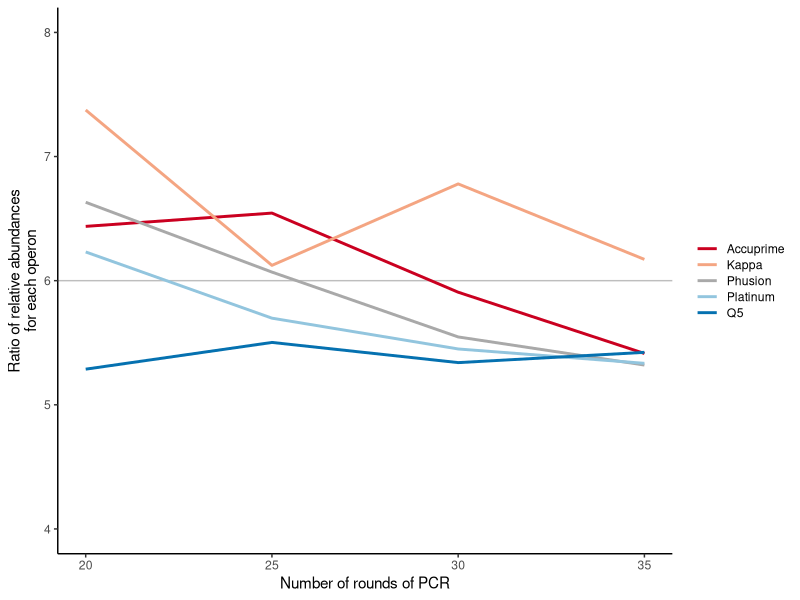
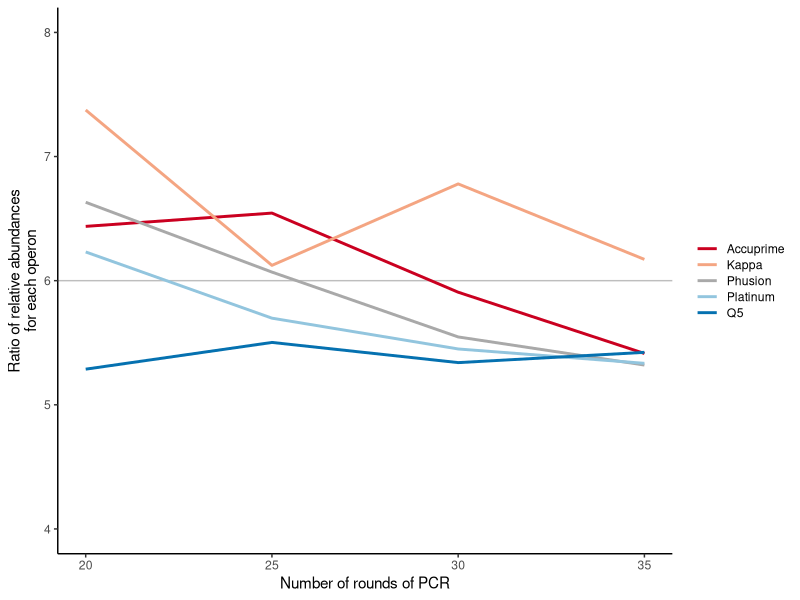

Write the R code that produced these figures, in order.
library(tidyverse)
library(RColorBrewer)

polymerase_colors <- brewer.pal(5, "RdBu")
polymerase_colors[3] <- "darkgray"

read_tsv("data/process/mock_bias_salmonella.tsv") %>%
	ggplot(aes(x=rounds, y=ratio, group=polymerase, color=polymerase)) +
		geom_hline(aes(yintercept=6), col="gray") +
		geom_line(size=1) +
		coord_cartesian(ylim=c(4,8)) +
		labs(y="Ratio of relative abundances\nfor each operon", x="Number of rounds of PCR") +
		scale_color_manual(name=NULL,
												breaks=c("ACC", "K", "PHU", "PL", "Q5"),
												labels=c("Accuprime", "Kappa", "Phusion", "Platinum", "Q5"),
												values=polymerase_colors) +
		theme_classic() +
		theme(
			legend.key.height = unit(0.8, "line")
		)

ggsave("results/figures/salmonella_bias.pdf", width=4.4, height=3)
